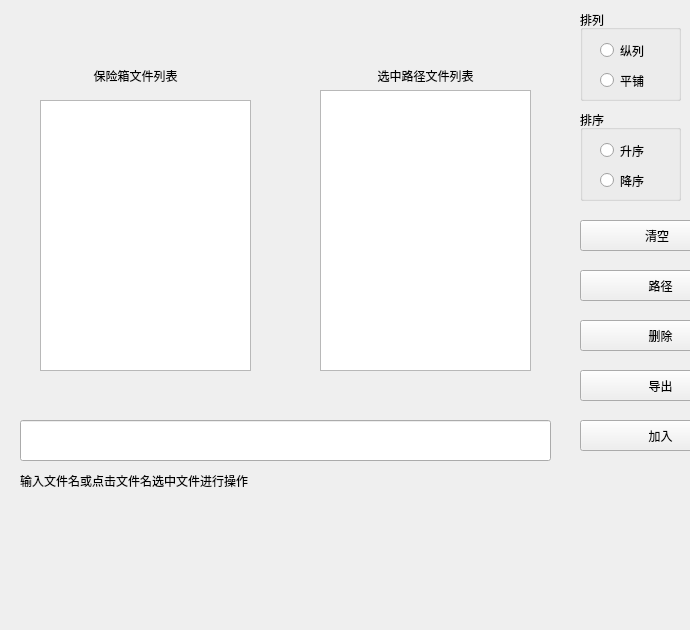
<?xml version="1.0" encoding="UTF-8"?>
<ui version="4.0">
 <class>Add_Delete</class>
 <widget class="QWidget" name="Add_Delete">
  <property name="geometry">
   <rect>
    <x>0</x>
    <y>0</y>
    <width>690</width>
    <height>630</height>
   </rect>
  </property>
  <property name="windowTitle">
   <string>Form</string>
  </property>
  <widget class="QListWidget" name="listWidget">
   <property name="geometry">
    <rect>
     <x>40</x>
     <y>100</y>
     <width>211</width>
     <height>271</height>
    </rect>
   </property>
   <property name="styleSheet">
    <string notr="true">border-image: url(:/backg.png);
font: 10pt &quot;微软雅黑&quot;;</string>
   </property>
  </widget>
  <widget class="QToolButton" name="addButton">
   <property name="geometry">
    <rect>
     <x>580</x>
     <y>420</y>
     <width>161</width>
     <height>31</height>
    </rect>
   </property>
   <property name="styleSheet">
    <string notr="true">font: 75 16pt &quot;黑体&quot;;
border-image: url(:/add_background.png);</string>
   </property>
   <property name="text">
    <string>加入</string>
   </property>
  </widget>
  <widget class="QToolButton" name="delButton">
   <property name="geometry">
    <rect>
     <x>580</x>
     <y>320</y>
     <width>161</width>
     <height>31</height>
    </rect>
   </property>
   <property name="styleSheet">
    <string notr="true">font: 75 12pt &quot;微软雅黑&quot;;font: 75 16pt &quot;黑体&quot;;
border-image: url(:/add_background.png);</string>
   </property>
   <property name="text">
    <string>删除</string>
   </property>
  </widget>
  <widget class="QLineEdit" name="lineEdit">
   <property name="geometry">
    <rect>
     <x>20</x>
     <y>420</y>
     <width>531</width>
     <height>41</height>
    </rect>
   </property>
   <property name="styleSheet">
    <string notr="true">font: 10pt &quot;微软雅黑&quot;;</string>
   </property>
  </widget>
  <widget class="QToolButton" name="delAllButton">
   <property name="geometry">
    <rect>
     <x>580</x>
     <y>220</y>
     <width>151</width>
     <height>31</height>
    </rect>
   </property>
   <property name="styleSheet">
    <string notr="true">font: 75 16pt &quot;黑体&quot;;
border-image: url(:/add_background.png);</string>
   </property>
   <property name="text">
    <string> 清空</string>
   </property>
  </widget>
  <widget class="QGroupBox" name="showBox">
   <property name="geometry">
    <rect>
     <x>580</x>
     <y>10</y>
     <width>101</width>
     <height>91</height>
    </rect>
   </property>
   <property name="styleSheet">
    <string notr="true">font: 75 9pt &quot;微软雅黑&quot;;</string>
   </property>
   <property name="title">
    <string>排列</string>
   </property>
   <widget class="QRadioButton" name="listButton">
    <property name="geometry">
     <rect>
      <x>20</x>
      <y>30</y>
      <width>89</width>
      <height>21</height>
     </rect>
    </property>
    <property name="styleSheet">
     <string notr="true">font: 75 12pt &quot;微软雅黑&quot;;</string>
    </property>
    <property name="text">
     <string>纵列</string>
    </property>
   </widget>
   <widget class="QRadioButton" name="iconButton">
    <property name="geometry">
     <rect>
      <x>20</x>
      <y>60</y>
      <width>89</width>
      <height>21</height>
     </rect>
    </property>
    <property name="styleSheet">
     <string notr="true">font: 75 12pt &quot;微软雅黑&quot;;</string>
    </property>
    <property name="text">
     <string>平铺</string>
    </property>
   </widget>
  </widget>
  <widget class="QGroupBox" name="arrangeBox">
   <property name="geometry">
    <rect>
     <x>580</x>
     <y>110</y>
     <width>101</width>
     <height>91</height>
    </rect>
   </property>
   <property name="styleSheet">
    <string notr="true">font: 75 9pt &quot;微软雅黑&quot;;</string>
   </property>
   <property name="title">
    <string>排序</string>
   </property>
   <widget class="QRadioButton" name="downButton">
    <property name="geometry">
     <rect>
      <x>20</x>
      <y>60</y>
      <width>89</width>
      <height>21</height>
     </rect>
    </property>
    <property name="styleSheet">
     <string notr="true">font: 75 12pt &quot;微软雅黑&quot;;</string>
    </property>
    <property name="text">
     <string>降序</string>
    </property>
   </widget>
   <widget class="QRadioButton" name="upButton">
    <property name="geometry">
     <rect>
      <x>20</x>
      <y>30</y>
      <width>89</width>
      <height>21</height>
     </rect>
    </property>
    <property name="styleSheet">
     <string notr="true">font: 75 12pt &quot;微软雅黑&quot;;</string>
    </property>
    <property name="text">
     <string>升序</string>
    </property>
   </widget>
  </widget>
  <widget class="QListWidget" name="listWidget_input">
   <property name="geometry">
    <rect>
     <x>320</x>
     <y>90</y>
     <width>211</width>
     <height>281</height>
    </rect>
   </property>
   <property name="styleSheet">
    <string notr="true">border-image: url(:/backg.png);
font: 10pt &quot;微软雅黑&quot;;</string>
   </property>
  </widget>
  <widget class="QToolButton" name="file_choose">
   <property name="geometry">
    <rect>
     <x>580</x>
     <y>270</y>
     <width>161</width>
     <height>31</height>
    </rect>
   </property>
   <property name="styleSheet">
    <string notr="true">font: 75 16pt &quot;黑体&quot;;
border-image: url(:/add_background.png);</string>
   </property>
   <property name="text">
    <string>路径</string>
   </property>
  </widget>
  <widget class="QLabel" name="pic_box">
   <property name="geometry">
    <rect>
     <x>10</x>
     <y>10</y>
     <width>271</width>
     <height>401</height>
    </rect>
   </property>
   <property name="styleSheet">
    <string notr="true">border-image: url(:/file.png);
</string>
   </property>
   <property name="text">
    <string/>
   </property>
  </widget>
  <widget class="QLabel" name="pic_box_input">
   <property name="geometry">
    <rect>
     <x>290</x>
     <y>10</y>
     <width>271</width>
     <height>401</height>
    </rect>
   </property>
   <property name="styleSheet">
    <string notr="true">border-image: url(:/file.png);</string>
   </property>
   <property name="text">
    <string/>
   </property>
  </widget>
  <widget class="QLabel" name="label">
   <property name="geometry">
    <rect>
     <x>13</x>
     <y>590</y>
     <width>61</width>
     <height>41</height>
    </rect>
   </property>
   <property name="styleSheet">
    <string notr="true">border-image: url(:/backcaption.png);</string>
   </property>
   <property name="text">
    <string/>
   </property>
  </widget>
  <widget class="QLabel" name="label_2">
   <property name="geometry">
    <rect>
     <x>20</x>
     <y>460</y>
     <width>541</width>
     <height>41</height>
    </rect>
   </property>
   <property name="styleSheet">
    <string notr="true">font: 20pt &quot;黑体&quot;;</string>
   </property>
   <property name="text">
    <string>输入文件名或点击文件名选中文件进行操作</string>
   </property>
  </widget>
  <widget class="QLabel" name="label_3">
   <property name="geometry">
    <rect>
     <x>30</x>
     <y>60</y>
     <width>211</width>
     <height>31</height>
    </rect>
   </property>
   <property name="styleSheet">
    <string notr="true">font: 14pt &quot;黑体&quot;;</string>
   </property>
   <property name="text">
    <string>保险箱文件列表</string>
   </property>
   <property name="alignment">
    <set>Qt::AlignCenter</set>
   </property>
  </widget>
  <widget class="QLabel" name="label_4">
   <property name="geometry">
    <rect>
     <x>320</x>
     <y>60</y>
     <width>211</width>
     <height>31</height>
    </rect>
   </property>
   <property name="styleSheet">
    <string notr="true">font: 14pt &quot;黑体&quot;;</string>
   </property>
   <property name="text">
    <string>选中路径文件列表</string>
   </property>
   <property name="alignment">
    <set>Qt::AlignCenter</set>
   </property>
  </widget>
  <widget class="QToolButton" name="outputButton">
   <property name="geometry">
    <rect>
     <x>580</x>
     <y>370</y>
     <width>161</width>
     <height>31</height>
    </rect>
   </property>
   <property name="styleSheet">
    <string notr="true">font: 75 16pt &quot;黑体&quot;;
border-image: url(:/add_background.png);</string>
   </property>
   <property name="text">
    <string>导出</string>
   </property>
  </widget>
  <zorder>pic_box_input</zorder>
  <zorder>pic_box</zorder>
  <zorder>listWidget</zorder>
  <zorder>addButton</zorder>
  <zorder>delButton</zorder>
  <zorder>lineEdit</zorder>
  <zorder>delAllButton</zorder>
  <zorder>showBox</zorder>
  <zorder>arrangeBox</zorder>
  <zorder>listWidget_input</zorder>
  <zorder>file_choose</zorder>
  <zorder>label</zorder>
  <zorder>label_2</zorder>
  <zorder>label_3</zorder>
  <zorder>label_4</zorder>
  <zorder>outputButton</zorder>
 </widget>
 <resources/>
 <connections/>
</ui>
